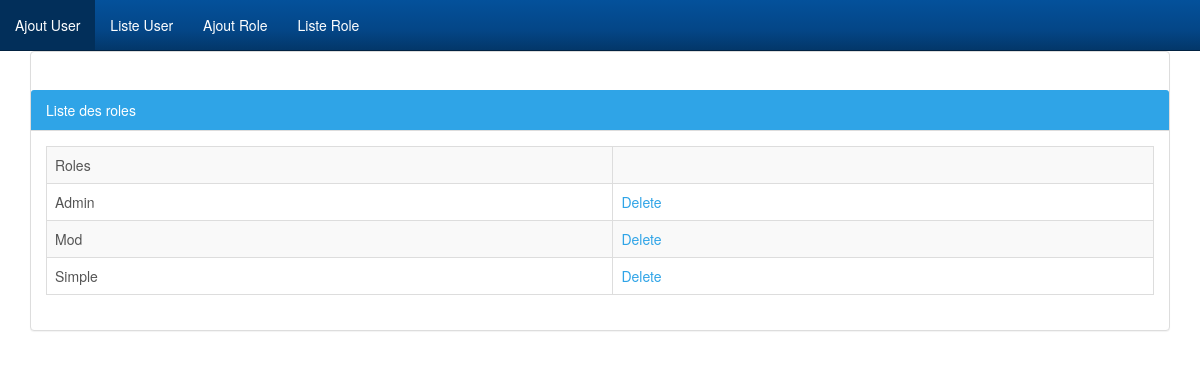
Screenshot of /?page=listeroles with the database file from the repository.
### tables this page shows
CREATE TABLE `role` (
  `id` int(11) NOT NULL,
  `nomRole` varchar(255) NOT NULL,
  `descRole` varchar(255) NOT NULL
);

### model/DB.php (called while the page is built)
<?php
function getConnexion(){
    $connexion = mysqli_connect('localhost','root','','devoirphp');
    return $connexion;
}
function executeSQL($sql){
    return mysqli_query(getConnexion(),$sql);
}

### model/RoleDB.php (called while the page is built, shortened)
<?php
function listeRoles()
{
    $sql = "SELECT * FROM role";
    return executeSQL($sql);
}
?>

### view/role/liste.php (the view, shortened to what this page needs)
<!doctype html>
<html lang="fr">
    <head>
        <link rel="stylesheet" href="public/bootstrap-cerulean.min.css">
    </head>
    <body>
        <div class="container">
            <div class="panel panel-primary">
                <div class="panel-heading" style="margin-top: 38px">
                    Liste des roles
                </div>
                <div class="panel-body">
                    <table class="table table-bordered table-striped">
                        <tr>
                            <td>Roles</td>
                            <td></td>
                        </tr>
                        <?php
                        while ($ligne = mysqli_fetch_object($liste)) {
                            echo "<tr>
                                <td>" . $ligne->nomRole . "</td>
                                <td><a href='controller/CRole.php?id=" . $ligne->id . "'>Delete</a></td>
                            </tr>";
                        }
                        ?>
                    </table>
                </div>
            </div>
        </div>
    </body>
</html>

### rows the page displays
role: nomRole "Admin"
role: nomRole "Mod"
role: nomRole "Simple"
